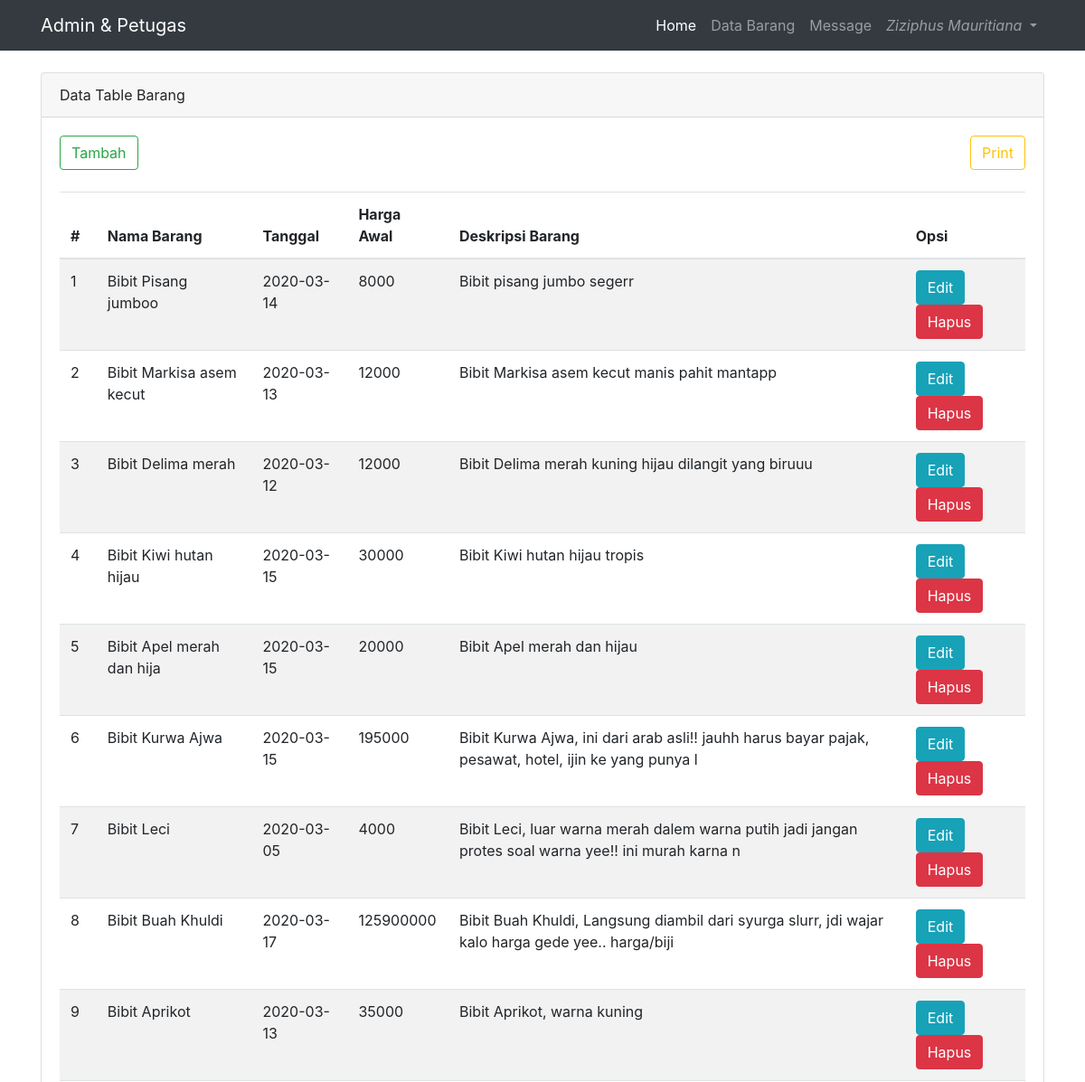
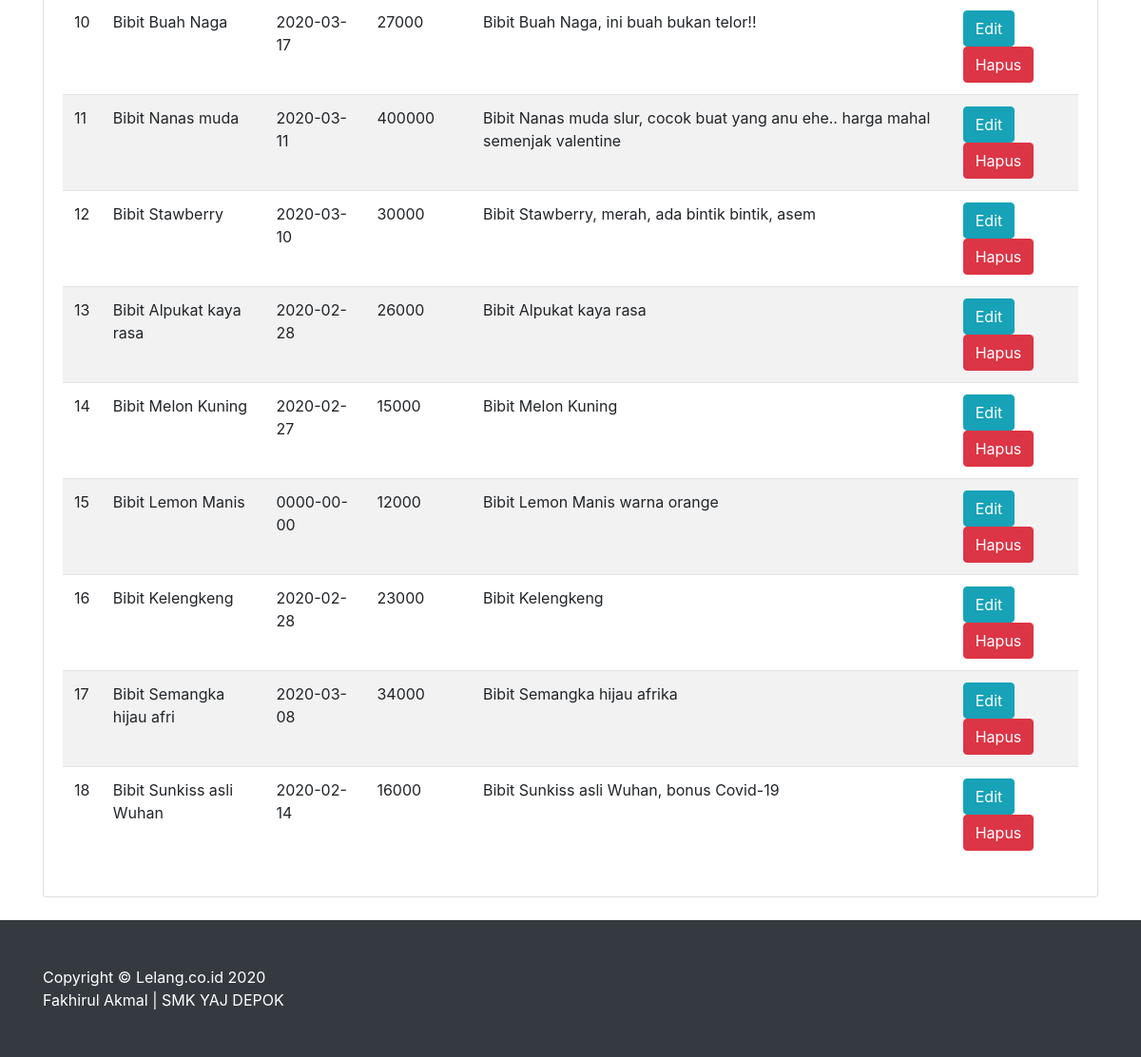
The app's page /page/admin/index.php?page=admin&perintah=databarang (signed in) with its own data (2 pictures, top to bottom).
### tables this page shows
CREATE TABLE `tb_petugas` (
  `id_petugas` int(11) NOT NULL,
  `nama_petugas` varchar(25) NOT NULL,
  `username` varchar(25) NOT NULL,
  `password` varchar(500) NOT NULL,
  `id_level` int(11) NOT NULL
);

CREATE TABLE `tb_barang` (
  `id_barang` int(11) NOT NULL,
  `nama_barang` varchar(25) NOT NULL,
  `tgl` date NOT NULL,
  `harga_awal` int(20) NOT NULL,
  `nama_file` varchar(255) NOT NULL,
  `deskripsi_barang` varchar(100) NOT NULL
);

### page/admin/databarang/databarang.php (the view, shortened to what this page needs)
  <div class="container">
<?php
  if($_SESSION["level"]=='Petugas' || $_SESSION["level"]=='Administrator') { ?>
<div class="row">
  <div class="col-lg-12">
    <div class="card">
<div class="card-header">
  Data Table Barang</div>
<div class="card-body">
  <a href="?page=admin&perintah=tambah" class="btn btn-outline-success">Tambah</a>
  <a href="?page=admin&perintah=print" target="_blank" class="btn btn-outline-warning" style="float: right;">Print</a>
<div class="table-responsive">
<table class="table table-striped">
<br>
<thead>
  <tr>
    <th scope="col">#</th>
    <th scope="col">Nama Barang</th>
    <th scope="col">Tanggal</th>
    <th scope="col">Harga Awal</th>
    <th scope="col">Deskripsi Barang</th>
    <th scope="col">Opsi</th>
  </tr>
</thead>
<tbody>
  <?php
    $koneksi = mysqli_connect('localhost', 'root', '', 'dblelang');
    $id_barang = 1;
    $sql = $koneksi->query("select * from tb_barang");
    while ($data = $sql->fetch_assoc()) {
  ?>
<tr>
    <td><?php echo $id_barang++; ?></td>
    <td><?php echo $data['nama_barang']; ?></td>
    <td><?php echo $data['tgl'] ?></td>
    <td><?php echo $data['harga_awal'] ?></td>
    <td><?php echo $data['deskripsi_barang'] ?></td>
    <td>
        <a href="?page=admin&perintah=edit&id_barang=<?php echo $data['id_barang'];?>" class="btn btn-info">Edit</a>
        <a onclick="return confirm('Anda yakin akan menghapusnya?')" href="?page=admin&perintah=delete&id_barang=<?php echo $data['id_barang'];?>" class="btn btn-danger">Hapus</a>
    </td>
</tr>
<?php } ?>
</tbody>
</table>
</div>
</div>
</div>
</div>
</div>
<?php }
  ?>
</div>

### page/admin/index.php (shortened to what this page needs)
<?php
$koneksi = mysqli_connect('localhost', 'root', '', 'dblelang');
$username = $_SESSION['username'];
$query = mysqli_query($koneksi, "SELECT * FROM tb_petugas where username = '$username'");
$row_akun = mysqli_fetch_array($query);
?>
<!DOCTYPE html>
<html lang="en">
<head>
  <link href="vendor/bootstrap/css/bootstrap.min.css" rel="stylesheet">
  <link href="vendor/bootstrap/css/business-frontpage.css" rel="stylesheet">
</head>
<body>
  <nav class="navbar navbar-expand-lg navbar-dark bg-dark fixed-top">
    <div class="container">
      <a class="navbar-brand" href="index.php">Admin & Petugas</a>
      <div class="collapse navbar-collapse" id="navbarResponsive">
        <ul class="navbar-nav ml-auto">
          <li class="nav-item active">
            <a class="nav-link" href="index.php">Home
            </a>
          </li>
          <?php
          if(isset($_SESSION['username'])) { ?>
          <li class="nav-item">
            <a class="nav-link" href="?page=admin&perintah=databarang">Data Barang</a>
          </li>
          <li class="nav-item">
            <a class="nav-link" href="?page=pesan">Message</a>
          </li>
          <li class="nav-item dropdown no-arrow">
            <a class="nav-link dropdown-toggle" href="#" id="userDropdown" level="button" data-toggle="dropdown" aria-haspopup="true" aria-expanded="false">
              <i class="fas fa-user-circle fa-fw"><?php echo $row_akun['nama_petugas'];?></i>
            </a>
          </li>
        <?php } ?>
        </ul>
      </div>
    </div>
  </nav>
<br>
  <?php
      $page = $_GET['page'];
      $perintah = $_GET['perintah'];
      if ($page == "about") {
        if ($perintah == "") {
          include 'about.php';
        }
      }if ($page == "admin") {
        if ($perintah == "databarang") {
          include 'databarang/databarang.php';
        }elseif ($perintah == "delete") {
          include 'databarang/delete.php';
        }elseif ($perintah == "tambah") {
          include 'databarang/tambah.php';
        }elseif ($perintah == "edit") {
          include 'databarang/edit.php';
        }elseif ($perintah == "print") {
          include 'databarang/print.php';
        }
        elseif ($perintah == "persetujuandata") {
          include '../lelang/persetujuanlelang.php';
        }elseif ($perintah == "bukalelang") {
          include '../lelang/bukalelang.php';
        }elseif ($perintah == "tutuplelang") {
          include '../lelang/tutuplelang.php';
        }elseif ($perintah == "printpersetujuan") {
          include '../lelang/print.php';
        }
      }
      elseif ($page == ""){
        include "home.php";
    }elseif ($page == "login"){
      include "loginadmin.php";
    }elseif ($page == "account") {
      include 'account.php';
    }elseif ($page == "pesan") {
      include 'pesan.php';
      if ($perintah == "delpesan") {
      include 'delpesan.php';
    }
    }
  ?>
  <br>
  <footer class="py-5 bg-dark">
    <div class="container">
      <p class="m-0 text-left text-white">Copyright &copy; Lelang.co.id 2020</p>
      <p class="m-0 text-left text-white">Fakhirul Akmal | SMK YAJ DEPOK</p>
    </div>
  </footer>
</body>
</html>

### records on screen
tb_petugas: nama_petugas "Ziziphus Mauritiana"
tb_barang: nama_barang "Bibit Pisang jumboo", tgl "2020-03-14", harga_awal "8000", deskripsi_barang "Bibit pisang jumbo segerr"
tb_barang: nama_barang "Bibit Markisa asem kecut", tgl "2020-03-13", harga_awal "12000", deskripsi_barang "Bibit Markisa asem kecut manis pahit mantapp"
tb_barang: nama_barang "Bibit Delima merah", tgl "2020-03-12", harga_awal "12000", deskripsi_barang "Bibit Delima merah kuning hijau dilangit yang biruuu"
tb_barang: nama_barang "Bibit Kiwi hutan hijau", tgl "2020-03-15", harga_awal "30000", deskripsi_barang "Bibit Kiwi hutan hijau tropis"
tb_barang: nama_barang "Bibit Apel merah dan hija", tgl "2020-03-15", harga_awal "20000", deskripsi_barang "Bibit Apel merah dan hijau"
tb_barang: nama_barang "Bibit Kurwa Ajwa", tgl "2020-03-15", harga_awal "195000", deskripsi_barang "Bibit Kurwa Ajwa, ini dari arab asli!! jauhh harus bayar pajak, pesawat, hotel, ijin ke yang punya l"
tb_barang: nama_barang "Bibit Leci", tgl "2020-03-05", harga_awal "4000", deskripsi_barang "Bibit Leci, luar warna merah dalem warna putih jadi jangan protes soal warna yee!! ini murah karna n"
tb_barang: nama_barang "Bibit Buah Khuldi", tgl "2020-03-17", harga_awal "125900000", deskripsi_barang "Bibit Buah Khuldi, Langsung diambil dari syurga slurr, jdi wajar kalo harga gede yee.. harga/biji"
tb_barang: nama_barang "Bibit Aprikot", tgl "2020-03-13", harga_awal "35000", deskripsi_barang "Bibit Aprikot, warna kuning"
tb_barang: nama_barang "Bibit Buah Naga", tgl "2020-03-17", harga_awal "27000", deskripsi_barang "Bibit Buah Naga, ini buah bukan telor!!"
tb_barang: nama_barang "Bibit Nanas muda", tgl "2020-03-11", harga_awal "400000", deskripsi_barang "Bibit Nanas muda slur, cocok buat yang anu ehe.. harga mahal semenjak valentine"
tb_barang: nama_barang "Bibit Stawberry", tgl "2020-03-10", harga_awal "30000", deskripsi_barang "Bibit Stawberry, merah, ada bintik bintik, asem"
tb_barang: nama_barang "Bibit Alpukat kaya rasa", tgl "2020-02-28", harga_awal "26000", deskripsi_barang "Bibit Alpukat kaya rasa"
tb_barang: nama_barang "Bibit Melon Kuning", tgl "2020-02-27", harga_awal "15000", deskripsi_barang "Bibit Melon Kuning"
tb_barang: nama_barang "Bibit Lemon Manis", tgl "0000-00-00", harga_awal "12000", deskripsi_barang "Bibit Lemon Manis warna orange"
tb_barang: nama_barang "Bibit Kelengkeng", tgl "2020-02-28", harga_awal "23000", deskripsi_barang "Bibit Kelengkeng"
tb_barang: nama_barang "Bibit Semangka hijau afri", tgl "2020-03-08", harga_awal "34000", deskripsi_barang "Bibit Semangka hijau afrika"
tb_barang: nama_barang "Bibit Sunkiss asli Wuhan", tgl "2020-02-14", harga_awal "16000", deskripsi_barang "Bibit Sunkiss asli Wuhan, bonus Covid-19"
